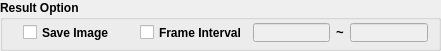
   <widget class="QGroupBox" name="groupBox_2">
    <property name="geometry">
     <rect>
      <x>640</x>
      <y>750</y>
      <width>441</width>
      <height>51</height>
     </rect>
    </property>
    <property name="font">
     <font>
      <weight>75</weight>
      <bold>true</bold>
     </font>
    </property>
    <property name="title">
     <string>Result Option</string>
    </property>
    <widget class="QWidget" name="">
     <property name="geometry">
      <rect>
       <x>20</x>
       <y>20</y>
       <width>411</width>
       <height>25</height>
      </rect>
     </property>
     <layout class="QHBoxLayout" name="horizontalLayout_2">
      <property name="leftMargin">
       <number>3</number>
      </property>
      <property name="topMargin">
       <number>3</number>
      </property>
      <property name="rightMargin">
       <number>3</number>
      </property>
      <property name="bottomMargin">
       <number>3</number>
      </property>
      <item>
       <widget class="QCheckBox" name="checkBox_save_image">
        <property name="text">
         <string>Save Image</string>
        </property>
       </widget>
      </item>
      <item>
       <spacer name="verticalSpacer_6">
        <property name="orientation">
         <enum>Qt::Vertical</enum>
        </property>
        <property name="sizeHint" stdset="0">
         <size>
          <width>20</width>
          <height>40</height>
         </size>
        </property>
       </spacer>
      </item>
      <item>
       <widget class="QCheckBox" name="checkBox_frame_interval">
        <property name="text">
         <string>Frame Interval</string>
        </property>
       </widget>
      </item>
      <item>
       <widget class="QLineEdit" name="lineEdit_frame_interval_start">
        <property name="enabled">
         <bool>false</bool>
        </property>
        <property name="sizePolicy">
         <sizepolicy hsizetype="Expanding" vsizetype="Expanding">
          <horstretch>0</horstretch>
          <verstretch>0</verstretch>
         </sizepolicy>
        </property>
        <property name="font">
         <font>
          <weight>50</weight>
          <bold>false</bold>
         </font>
        </property>
        <property name="text">
         <string/>
        </property>
        <property name="alignment">
         <set>Qt::AlignCenter</set>
        </property>
       </widget>
      </item>
      <item>
       <widget class="QLabel" name="label_frame_no_4">
        <property name="sizePolicy">
         <sizepolicy hsizetype="Preferred" vsizetype="Expanding">
          <horstretch>0</horstretch>
          <verstretch>0</verstretch>
         </sizepolicy>
        </property>
        <property name="font">
         <font>
          <pointsize>10</pointsize>
          <weight>75</weight>
          <bold>true</bold>
         </font>
        </property>
        <property name="text">
         <string>~</string>
        </property>
        <property name="alignment">
         <set>Qt::AlignCenter</set>
        </property>
       </widget>
      </item>
      <item>
       <widget class="QLineEdit" name="lineEdit_frame_interval_end">
        <property name="enabled">
         <bool>false</bool>
        </property>
        <property name="sizePolicy">
         <sizepolicy hsizetype="Expanding" vsizetype="Expanding">
          <horstretch>0</horstretch>
          <verstretch>0</verstretch>
         </sizepolicy>
        </property>
        <property name="font">
         <font>
          <weight>50</weight>
          <bold>false</bold>
         </font>
        </property>
        <property name="alignment">
         <set>Qt::AlignCenter</set>
        </property>
       </widget>
      </item>
     </layout>
    </widget>
   </widget>
